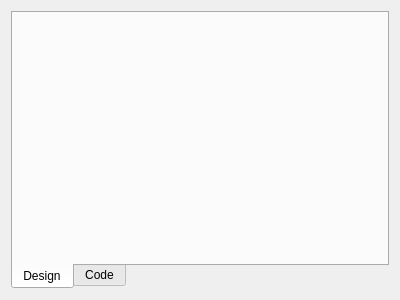
<?xml version="1.0" encoding="UTF-8"?>
<ui version="4.0">
 <class>ReportViewClass</class>
 <widget class="QWidget" name="ReportViewClass">
  <property name="geometry">
   <rect>
    <x>0</x>
    <y>0</y>
    <width>400</width>
    <height>300</height>
   </rect>
  </property>
  <property name="windowTitle">
   <string>Report</string>
  </property>
  <layout class="QHBoxLayout" name="horizontalLayout">
   <item>
    <widget class="QTabWidget" name="tabWidget">
     <property name="tabPosition">
      <enum>QTabWidget::South</enum>
     </property>
     <property name="currentIndex">
      <number>0</number>
     </property>
     <widget class="QWidget" name="design">
      <attribute name="title">
       <string>Design</string>
      </attribute>
     </widget>
     <widget class="QWidget" name="code">
      <attribute name="title">
       <string>Code</string>
      </attribute>
     </widget>
    </widget>
   </item>
  </layout>
 </widget>
 <layoutdefault spacing="6" margin="11"/>
 <resources/>
 <connections/>
</ui>
